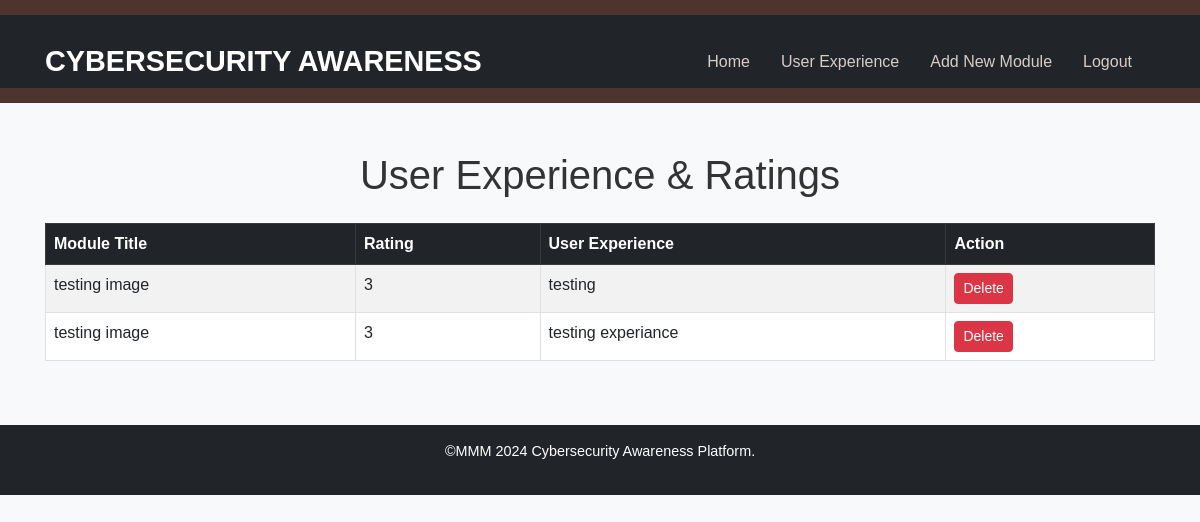
The app's page /admin/view_experience.php with its own data.
### tables this page shows
CREATE TABLE `feedback` (
  `id` int(11) NOT NULL,
  `module_id` int(11) NOT NULL,
  `rating` int(11) NOT NULL CHECK (`rating` >= 1 and `rating` <= 5),
  `comments` text DEFAULT NULL,
  `created_at` timestamp NOT NULL DEFAULT current_timestamp()
);

CREATE TABLE `modules` (
  `id` int(11) NOT NULL,
  `title` varchar(255) NOT NULL,
  `description` text DEFAULT NULL,
  `created_at` timestamp NOT NULL DEFAULT current_timestamp(),
  `content` text NOT NULL,
  `image_path` varchar(255) DEFAULT NULL
);

### admin/view_experience.php (the view, shortened to what this page needs)
<?php
$host = 'localhost';
$db = 'cybersecurity_db';
$user = 'root';
$pass = '';
$conn = new mysqli($host, $user, $pass, $db);
$sql = "SELECT f.id AS feedback_id, f.rating, f.comments AS experience, m.title
        FROM feedback f
        JOIN modules m ON f.module_id = m.id
        ORDER BY f.id DESC";
$result = $conn->query($sql);
?>
<!DOCTYPE html>
<html lang="en">
<head>
    <link href="https://cdn.jsdelivr.net/npm/bootstrap@5.3.0/dist/css/bootstrap.min.css" rel="stylesheet">
    <link href="../style/style.css" rel="stylesheet">
</head>
<body>
    <header>
        <nav class="navbar navbar-expand-lg navbar-dark bg-dark">
            <div class="container">
                <a class="navbar-brand" href="index.php">Cybersecurity Awareness</a>
                <ul class="navbar-nav ms-auto">
                    <li class="nav-item">
                        <a class="nav-link" href="../index.php">Home</a>
                    </li>
                    <li class="nav-item">
                        <a class="nav-link" href="view_experience.php">User Experience</a>
                    </li>
                    <li class="nav-item">
                        <a href="add_module.php" class="nav-link">Add New Module</a>
                    </li>
                    <li class="nav-item">
                        <a class="nav-link" href="logout.php">Logout</a>
                    </li>
                </ul>
            </div>
        </nav>
    </header>
    <div class="container mt-5">
        <h1 class="text-center">User Experience & Ratings</h1>
        <div class="table-responsive mt-4">
            <table class="table table-bordered table-striped table-hover">
                <thead class="table-dark">
                    <tr>
                        <th>Module Title</th>
                        <th>Rating</th>
                        <th>User Experience</th>
                        <th>Action</th>
                    </tr>
                </thead>
                <tbody>
                    <?php if ($result->num_rows > 0) { ?>
                        <?php while ($row = $result->fetch_assoc()) { ?>
                            <tr>
                                <td><?php echo $row['title']; ?></td>
                                <td><?php echo $row['rating']; ?></td>
                                <td><?php echo nl2br($row['experience']); ?></td>
                                <td>
                                    <form action="delete_experience.php" method="POST" onsubmit="return confirm('Are you sure you want to delete this experience?');">
                                        <button type="submit" class="btn btn-danger btn-sm">Delete</button>
                                    </form>
                                </td>
                            </tr>
                        <?php } ?>
                    <?php } else { ?>
                        <tr>
                            <td colspan="4" class="text-center">No experiences available.</td>
                        </tr>
                    <?php } ?>
                </tbody>
            </table>
        </div>
    </div>
    <footer class="mt-5 bg-dark text-white text-center py-3">
        <p>&copy;MMM 2024 Cybersecurity Awareness Platform.</p>
    </footer>
</body>
</html>

### style/style.css (style rules this page uses)
body { font-family: 'Arial', sans-serif; color: #333; background-color: #f8f9fa; margin: 0; padding: 0; }
header { background-color: #4e342e; padding: 15px 0; }
.navbar { padding: 0; }
.navbar-brand { font-size: 1.8rem; font-weight: bold; color: #fff; text-transform: uppercase; }
.nav-link { color: #d7ccc8; margin-right: 15px; }
.container { margin-top: 20px; padding: 0 15px; }
footer { background-color: #4e342e; color: #fff; padding: 20px; text-align: center; font-size: 0.9rem; position: position; width: 100%; }

### records on screen
feedback: module.title "testing image", rating "3", comments "testing"
feedback: module.title "testing image", rating "3", comments "testing experiance"
